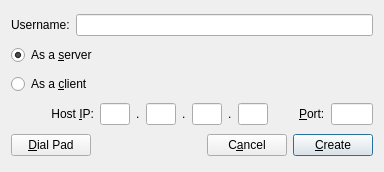
<?xml version="1.0" encoding="UTF-8"?>
<ui version="4.0">
 <class>ConnectDialog</class>
 <widget class="QDialog" name="ConnectDialog">
  <property name="geometry">
   <rect>
    <x>0</x>
    <y>0</y>
    <width>384</width>
    <height>172</height>
   </rect>
  </property>
  <property name="sizePolicy">
   <sizepolicy hsizetype="Fixed" vsizetype="Preferred">
    <horstretch>0</horstretch>
    <verstretch>0</verstretch>
   </sizepolicy>
  </property>
  <property name="windowTitle">
   <string>Choose Host Type</string>
  </property>
  <property name="windowIcon">
   <iconset resource="resource/icon.qrc">
    <normaloff>:/icon/gomoku.ico</normaloff>:/icon/gomoku.ico</iconset>
  </property>
  <property name="styleSheet">
   <string notr="true">QWidget
{
	font-family: &quot;微软雅黑&quot;;
}</string>
  </property>
  <layout class="QGridLayout" name="gridLayout">
   <item row="0" column="0">
    <widget class="QLabel" name="label_6">
     <property name="text">
      <string>Username:</string>
     </property>
    </widget>
   </item>
   <item row="0" column="1">
    <widget class="QLineEdit" name="lineEdit_user">
     <property name="maxLength">
      <number>32</number>
     </property>
    </widget>
   </item>
   <item row="3" column="0" colspan="2">
    <layout class="QHBoxLayout" name="horizontalLayout_3">
     <item>
      <spacer name="horizontalSpacer_3">
       <property name="orientation">
        <enum>Qt::Horizontal</enum>
       </property>
       <property name="sizeHint" stdset="0">
        <size>
         <width>40</width>
         <height>20</height>
        </size>
       </property>
      </spacer>
     </item>
     <item>
      <widget class="QLabel" name="label">
       <property name="sizePolicy">
        <sizepolicy hsizetype="Expanding" vsizetype="Preferred">
         <horstretch>0</horstretch>
         <verstretch>0</verstretch>
        </sizepolicy>
       </property>
       <property name="text">
        <string>Host &amp;IP:</string>
       </property>
       <property name="alignment">
        <set>Qt::AlignRight|Qt::AlignTrailing|Qt::AlignVCenter</set>
       </property>
       <property name="buddy">
        <cstring>lineEdit_0</cstring>
       </property>
      </widget>
     </item>
     <item>
      <widget class="QLineEdit" name="lineEdit_0">
       <property name="sizePolicy">
        <sizepolicy hsizetype="Fixed" vsizetype="Fixed">
         <horstretch>0</horstretch>
         <verstretch>0</verstretch>
        </sizepolicy>
       </property>
       <property name="maximumSize">
        <size>
         <width>30</width>
         <height>16777215</height>
        </size>
       </property>
       <property name="text">
        <string/>
       </property>
       <property name="maxLength">
        <number>3</number>
       </property>
       <property name="alignment">
        <set>Qt::AlignCenter</set>
       </property>
       <property name="readOnly">
        <bool>true</bool>
       </property>
      </widget>
     </item>
     <item>
      <widget class="QLabel" name="label_3">
       <property name="text">
        <string>.</string>
       </property>
      </widget>
     </item>
     <item>
      <widget class="QLineEdit" name="lineEdit_1">
       <property name="sizePolicy">
        <sizepolicy hsizetype="Fixed" vsizetype="Fixed">
         <horstretch>0</horstretch>
         <verstretch>0</verstretch>
        </sizepolicy>
       </property>
       <property name="maximumSize">
        <size>
         <width>30</width>
         <height>16777215</height>
        </size>
       </property>
       <property name="maxLength">
        <number>3</number>
       </property>
       <property name="alignment">
        <set>Qt::AlignCenter</set>
       </property>
      </widget>
     </item>
     <item>
      <widget class="QLabel" name="label_4">
       <property name="text">
        <string>.</string>
       </property>
      </widget>
     </item>
     <item>
      <widget class="QLineEdit" name="lineEdit_2">
       <property name="sizePolicy">
        <sizepolicy hsizetype="Fixed" vsizetype="Fixed">
         <horstretch>0</horstretch>
         <verstretch>0</verstretch>
        </sizepolicy>
       </property>
       <property name="maximumSize">
        <size>
         <width>30</width>
         <height>16777215</height>
        </size>
       </property>
       <property name="maxLength">
        <number>3</number>
       </property>
       <property name="alignment">
        <set>Qt::AlignCenter</set>
       </property>
      </widget>
     </item>
     <item>
      <widget class="QLabel" name="label_5">
       <property name="text">
        <string>.</string>
       </property>
      </widget>
     </item>
     <item>
      <widget class="QLineEdit" name="lineEdit_3">
       <property name="sizePolicy">
        <sizepolicy hsizetype="Fixed" vsizetype="Fixed">
         <horstretch>0</horstretch>
         <verstretch>0</verstretch>
        </sizepolicy>
       </property>
       <property name="maximumSize">
        <size>
         <width>30</width>
         <height>16777215</height>
        </size>
       </property>
       <property name="maxLength">
        <number>3</number>
       </property>
       <property name="alignment">
        <set>Qt::AlignCenter</set>
       </property>
      </widget>
     </item>
     <item>
      <spacer name="horizontalSpacer_2">
       <property name="orientation">
        <enum>Qt::Horizontal</enum>
       </property>
       <property name="sizeHint" stdset="0">
        <size>
         <width>0</width>
         <height>0</height>
        </size>
       </property>
      </spacer>
     </item>
     <item>
      <widget class="QLabel" name="label_2">
       <property name="text">
        <string>&amp;Port:</string>
       </property>
       <property name="buddy">
        <cstring>lineEdit_port</cstring>
       </property>
      </widget>
     </item>
     <item>
      <widget class="QLineEdit" name="lineEdit_port">
       <property name="sizePolicy">
        <sizepolicy hsizetype="Fixed" vsizetype="Fixed">
         <horstretch>0</horstretch>
         <verstretch>0</verstretch>
        </sizepolicy>
       </property>
       <property name="maximumSize">
        <size>
         <width>42</width>
         <height>16777215</height>
        </size>
       </property>
       <property name="text">
        <string/>
       </property>
       <property name="maxLength">
        <number>5</number>
       </property>
       <property name="alignment">
        <set>Qt::AlignCenter</set>
       </property>
      </widget>
     </item>
    </layout>
   </item>
   <item row="4" column="0" colspan="2">
    <layout class="QHBoxLayout" name="horizontalLayout">
     <item>
      <widget class="QPushButton" name="pushButton_dial_pad">
       <property name="text">
        <string>&amp;Dial Pad</string>
       </property>
      </widget>
     </item>
     <item>
      <spacer name="horizontalSpacer">
       <property name="orientation">
        <enum>Qt::Horizontal</enum>
       </property>
       <property name="sizeHint" stdset="0">
        <size>
         <width>40</width>
         <height>20</height>
        </size>
       </property>
      </spacer>
     </item>
     <item>
      <widget class="QPushButton" name="pushButton_cancel">
       <property name="text">
        <string>C&amp;ancel</string>
       </property>
      </widget>
     </item>
     <item>
      <widget class="QPushButton" name="pushButton_create">
       <property name="text">
        <string>&amp;Create</string>
       </property>
       <property name="default">
        <bool>true</bool>
       </property>
      </widget>
     </item>
    </layout>
   </item>
   <item row="1" column="0" colspan="2">
    <widget class="QRadioButton" name="radioButton_server">
     <property name="text">
      <string>As a &amp;server</string>
     </property>
     <property name="checked">
      <bool>true</bool>
     </property>
    </widget>
   </item>
   <item row="2" column="0" colspan="2">
    <widget class="QRadioButton" name="radioButton_client">
     <property name="text">
      <string>As a &amp;client</string>
     </property>
    </widget>
   </item>
  </layout>
 </widget>
 <resources>
  <include location="resource/icon.qrc"/>
 </resources>
 <connections>
  <connection>
   <sender>pushButton_cancel</sender>
   <signal>clicked()</signal>
   <receiver>ConnectDialog</receiver>
   <slot>reject()</slot>
   <hints>
    <hint type="sourcelabel">
     <x>188</x>
     <y>82</y>
    </hint>
    <hint type="destinationlabel">
     <x>162</x>
     <y>52</y>
    </hint>
   </hints>
  </connection>
 </connections>
</ui>
